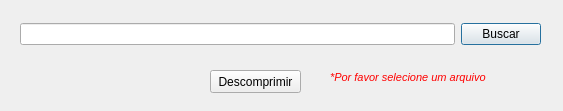
<?xml version="1.0" encoding="UTF-8"?>
<ui version="4.0">
 <class>Decodificar</class>
 <widget class="QDialog" name="Decodificar">
  <property name="geometry">
   <rect>
    <x>0</x>
    <y>0</y>
    <width>563</width>
    <height>111</height>
   </rect>
  </property>
  <property name="windowTitle">
   <string>Dialog</string>
  </property>
  <property name="windowIcon">
   <iconset>
    <normaloff>:/images/icon.png</normaloff>:/images/icon.png</iconset>
  </property>
  <widget class="QWidget" name="layoutWidget">
   <property name="geometry">
    <rect>
     <x>20</x>
     <y>20</y>
     <width>521</width>
     <height>29</height>
    </rect>
   </property>
   <layout class="QHBoxLayout" name="horizontalLayout">
    <item>
     <widget class="QLineEdit" name="inputFile">
      <property name="text">
       <string/>
      </property>
     </widget>
    </item>
    <item>
     <widget class="QPushButton" name="browseButton">
      <property name="text">
       <string>Buscar</string>
      </property>
     </widget>
    </item>
   </layout>
  </widget>
  <widget class="QPushButton" name="decodeButton">
   <property name="geometry">
    <rect>
     <x>210</x>
     <y>70</y>
     <width>91</width>
     <height>23</height>
    </rect>
   </property>
   <property name="text">
    <string>Descomprimir</string>
   </property>
  </widget>
  <widget class="QLabel" name="warningText">
   <property name="geometry">
    <rect>
     <x>330</x>
     <y>70</y>
     <width>181</width>
     <height>16</height>
    </rect>
   </property>
   <property name="text">
    <string>&lt;!DOCTYPE HTML PUBLIC &quot;-//W3C//DTD HTML 4.0//EN&quot; &quot;http://www.w3.org/TR/REC-html40/strict.dtd&quot;&gt;
&lt;html&gt;&lt;head&gt;&lt;meta name=&quot;qrichtext&quot; content=&quot;1&quot; /&gt;&lt;style type=&quot;text/css&quot;&gt;
p, li { white-space: pre-wrap; }
&lt;/style&gt;&lt;/head&gt;&lt;body style=&quot; font-family:'MS Shell Dlg 2'; font-size:8pt; font-weight:400; font-style:normal;&quot;&gt;
&lt;p style=&quot; margin-top:0px; margin-bottom:0px; margin-left:0px; margin-right:0px; -qt-block-indent:0; text-indent:0px;&quot;&gt;&lt;span style=&quot; font-style:italic; color:#ff0000;&quot;&gt;*Por favor selecione um arquivo&lt;/span&gt;&lt;/p&gt;&lt;/body&gt;&lt;/html&gt;</string>
   </property>
  </widget>
 </widget>
 <resources/>
 <connections/>
</ui>
